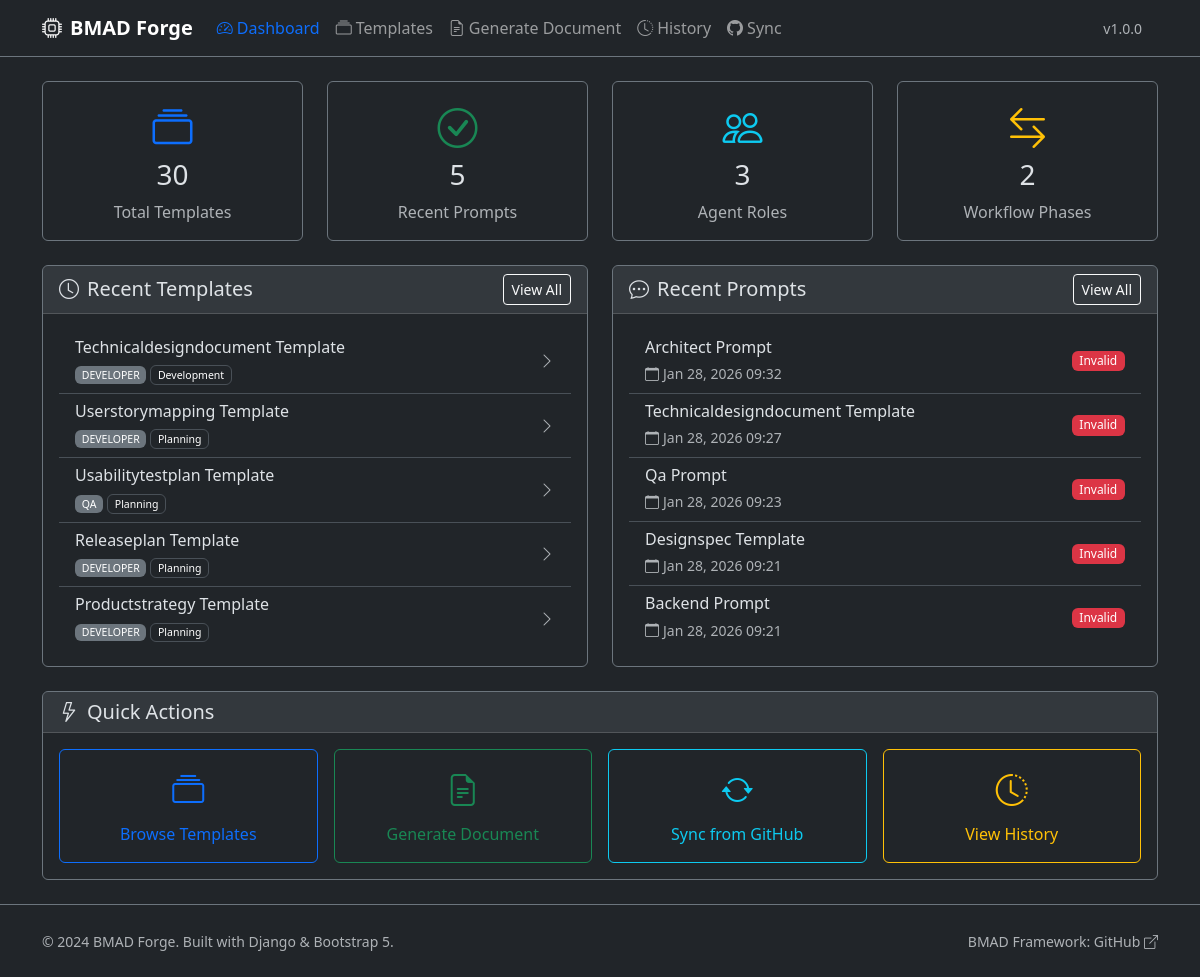
The page / on the database its author committed.
### forge/models.py (models this page shows, shortened)
class Template(models.Model):
    title = models.CharField(
        max_length=255,
        help_text="Template title"
    )
    content = models.TextField(
        help_text="Template content with {{VARIABLE_NAME}} or [VARIABLE_NAME] placeholders"
    )
    agent_role = models.CharField(
        max_length=50,
        choices=settings.BMAD_AGENT_ROLES,
        help_text="BMAD agent role associated with this template"
    )
    workflow_phase = models.CharField(
        max_length=50,
        choices=settings.BMAD_WORKFLOW_PHASES,
        help_text="BMAD workflow phase associated with this template"
    )
    remote_url = models.URLField(
        max_length=500,
        blank=True,
        null=True,
        help_text="Original remote URL where this template was synced from"
    )
    remote_path = models.CharField(
        max_length=500,
        blank=True,
        null=True,
        help_text="File path in the remote repository"
    )
    description = models.TextField(
        blank=True,
        null=True,
        help_text="Template description and usage instructions"
    )
    version = models.CharField(
        max_length=50,
        default='1.0.0',
        help_text="Template version"
    )
    variables = models.JSONField(
        default=list,
        blank=True,
        help_text="Detected variables in the template"
    )
    is_active = models.BooleanField(
        default=True,
        help_text="Whether this template is active and available for use"
    )
    last_updated = models.DateTimeField(
        auto_now=True,
        help_text="Last time this template was updated"
    )
    created_at = models.DateTimeField(
        auto_now_add=True,
        help_text="When this template was first created"
    )
    class Meta:
        ordering = ['agent_role', 'workflow_phase', 'title']
        indexes = [
            models.Index(fields=['agent_role', 'workflow_phase']),
            models.Index(fields=['is_active', 'created_at']),
        ]

class GeneratedPrompt(models.Model):
    template = models.ForeignKey(
        Template,
        on_delete=models.CASCADE,
        related_name='generated_prompts',
        help_text="The template used to generate this prompt"
    )
    input_data = models.JSONField(
        help_text="User input data used to generate the prompt"
    )
    final_output = models.TextField(
        help_text="The generated prompt output"
    )
    is_valid = models.BooleanField(
        default=False,
        help_text="Whether the generated prompt is BMAD-compliant"
    )
    validation_notes = models.JSONField(
        default=list,
        blank=True,
        help_text="Notes from BMAD validation checks"
    )
    missing_variables = models.JSONField(
        default=list,
        blank=True,
        help_text="List of variables that were not replaced"
    )
    created_at = models.DateTimeField(
        auto_now_add=True,
        help_text="When this prompt was generated"
    )
    class Meta:
        ordering = ['-created_at']
        indexes = [
            models.Index(fields=['template', 'created_at']),
            models.Index(fields=['is_valid', 'created_at']),
        ]

### forge/views.py (the view)
# urls.py: path('', views.DashboardView.as_view(), name='dashboard'),
class DashboardView(TemplateView):
    template_name = 'forge/dashboard.html'
    def get_context_data(self, **kwargs):
        context = super().get_context_data(**kwargs)
        context['total_templates'] = Template.objects.filter(is_active=True).count()
        context['templates_by_role'] = self._get_templates_by_role()
        context['templates_by_phase'] = self._get_templates_by_phase()
        context['recent_prompts'] = GeneratedPrompt.objects.select_related('template')[:5]
        context['recent_templates'] = Template.objects.filter(is_active=True).order_by('-created_at')[:5]
        return context
    def _get_templates_by_role(self):
        return dict(
            Template.objects.filter(is_active=True)
            .values('agent_role')
            .annotate(count=models.Count('id'))
            .values_list('agent_role', 'count')
        )
    def _get_templates_by_phase(self):
        return dict(
            Template.objects.filter(is_active=True)
            .values('workflow_phase')
            .annotate(count=models.Count('id'))
            .values_list('workflow_phase', 'count')
        )

### forge/templates/forge/dashboard.html (shortened to what this page needs)
{% extends 'forge/base.html' %}
{% block content %}
<div class="container">
    <div class="row g-4 mb-4">
        <div class="col-md-3">
            <div class="card bg-dark border-secondary h-100">
                <div class="card-body text-center">
                    <i class="bi bi-collection text-primary fs-1 mb-3"></i>
                    <h3 class="card-title">{{ total_templates|default:0 }}</h3>
                    <p class="card-text text-muted">Total Templates</p>
                </div>
            </div>
        </div>
        <div class="col-md-3">
            <div class="card bg-dark border-secondary h-100">
                <div class="card-body text-center">
                    <i class="bi bi-check-circle text-success fs-1 mb-3"></i>
                    <h3 class="card-title">{{ recent_prompts|length }}</h3>
                    <p class="card-text text-muted">Recent Prompts</p>
                </div>
            </div>
        </div>
        <div class="col-md-3">
            <div class="card bg-dark border-secondary h-100">
                <div class="card-body text-center">
                    <i class="bi bi-people text-info fs-1 mb-3"></i>
                    <h3 class="card-title">{{ templates_by_role|length|default:0 }}</h3>
                    <p class="card-text text-muted">Agent Roles</p>
                </div>
            </div>
        </div>
        <div class="col-md-3">
            <div class="card bg-dark border-secondary h-100">
                <div class="card-body text-center">
                    <i class="bi bi-arrow-left-right text-warning fs-1 mb-3"></i>
                    <h3 class="card-title">{{ templates_by_phase|length|default:0 }}</h3>
                    <p class="card-text text-muted">Workflow Phases</p>
                </div>
            </div>
        </div>
    </div>
    <div class="row g-4">
        <div class="col-lg-6">
            <div class="card bg-dark border-secondary">
                <div class="card-header bg-secondary bg-opacity-25 d-flex justify-content-between align-items-center">
                    <h5 class="mb-0"><i class="bi bi-clock me-2"></i>Recent Templates</h5>
                    <a href="{% url 'forge:template_list' %}" class="btn btn-sm btn-outline-light">View All</a>
                </div>
                <div class="card-body">
                    {% if recent_templates %}
                    <div class="list-group list-group-flush">
                        {% for template in recent_templates %}
                        <a href="{% url 'forge:template_detail' template.id %}"
                           class="list-group-item bg-dark list-group-item-action d-flex justify-content-between align-items-center">
                            <div>
                                <h6 class="mb-1">{{ template.title }}</h6>
                                <small class="text-muted">
                                    <span class="badge bg-secondary">{{ template.agent_role|upper }}</span>
                                    <span class="badge bg-dark border">{{ template.workflow_phase|title }}</span>
                                </small>
                            </div>
                            <i class="bi bi-chevron-right text-muted"></i>
                        </a>
                        {% endfor %}
                    </div>
                    {% endif %}
                </div>
            </div>
        </div>
        <div class="col-lg-6">
            <div class="card bg-dark border-secondary">
                <div class="card-header bg-secondary bg-opacity-25 d-flex justify-content-between align-items-center">
                    <h5 class="mb-0"><i class="bi bi-chat-dots me-2"></i>Recent Prompts</h5>
                    <a href="{% url 'forge:prompt_history' %}" class="btn btn-sm btn-outline-light">View All</a>
                </div>
                <div class="card-body">
                    {% if recent_prompts %}
                    <div class="list-group list-group-flush">
                        {% for prompt in recent_prompts %}
                        <a href="{% url 'forge:prompt_result' prompt.id %}"
                           class="list-group-item bg-dark list-group-item-action d-flex justify-content-between align-items-center">
                            <div>
                                <h6 class="mb-1">{{ prompt.template.title }}</h6>
                                <small class="text-muted">
                                    <i class="bi bi-calendar me-1"></i>{{ prompt.created_at|date:"M d, Y H:i" }}
                                </small>
                            </div>
                            {% if prompt.is_valid %}
                            <span class="badge bg-success">Valid</span>
                            {% else %}
                            <span class="badge bg-danger">Invalid</span>
                            {% endif %}
                        </a>
                        {% endfor %}
                    </div>
                    {% endif %}
                </div>
            </div>
        </div>
    </div>
    <div class="row mt-4">
        <div class="col-12">
            <div class="card bg-dark border-secondary">
                <div class="card-header bg-secondary bg-opacity-25">
                    <h5 class="mb-0"><i class="bi bi-lightning me-2"></i>Quick Actions</h5>
                </div>
                <div class="card-body">
                    <div class="row g-3">
                        <div class="col-md-3">
                            <a href="{% url 'forge:template_list' %}" class="btn btn-outline-primary w-100 py-3">
                                <i class="bi bi-collection fs-2 d-block mb-2"></i>
                                Browse Templates
                            </a>
                        </div>
                        <div class="col-md-3">
                            <a href="{% url 'forge:generate_document_select' %}" class="btn btn-outline-success w-100 py-3">
                                <i class="bi bi-file-earmark-text fs-2 d-block mb-2"></i>
                                Generate Document
                            </a>
                        </div>
                        <div class="col-md-3">
                            <a href="{% url 'forge:github_sync' %}" class="btn btn-outline-info w-100 py-3">
                                <i class="bi bi-arrow-repeat fs-2 d-block mb-2"></i>
                                Sync from GitHub
                            </a>
                        </div>
                        <div class="col-md-3">
                            <a href="{% url 'forge:prompt_history' %}" class="btn btn-outline-warning w-100 py-3">
                                <i class="bi bi-clock-history fs-2 d-block mb-2"></i>
                                View History
                            </a>
                        </div>
                    </div>
                </div>
            </div>
        </div>
    </div>
</div>
{% endblock content %}

### forge/templates/forge/base.html (shortened to what this page needs)
{% load static %}
<!DOCTYPE html>
<html lang="en" data-bs-theme="dark">
<head>
    <link href="https://cdn.jsdelivr.net/npm/bootstrap@5.3.2/dist/css/bootstrap.min.css" rel="stylesheet">
    <link href="https://cdn.jsdelivr.net/npm/bootstrap-icons@1.11.1/font/bootstrap-icons.css" rel="stylesheet">
    <link href="{% static 'css/styles.css' %}" rel="stylesheet">
</head>
<body class="bg-dark text-light">
    <nav class="navbar navbar-expand-lg navbar-dark bg-dark border-bottom border-secondary">
        <div class="container">
            <a class="navbar-brand fw-bold" href="{% url 'forge:dashboard' %}">
                <i class="bi bi-cpu me-2"></i>BMAD Forge
            </a>
            <div class="collapse navbar-collapse" id="navbarNav">
                <ul class="navbar-nav me-auto">
                    <li class="nav-item">
                        <a class="nav-link {% if request.resolver_match.url_name == 'dashboard' %}active{% endif %}"
                           href="{% url 'forge:dashboard' %}">
                            <i class="bi bi-speedometer2 me-1"></i>Dashboard
                        </a>
                    </li>
                    <li class="nav-item">
                        <a class="nav-link {% if request.resolver_match.url_name == 'template_list' %}active{% endif %}"
                           href="{% url 'forge:template_list' %}">
                            <i class="bi bi-collection me-1"></i>Templates
                        </a>
                    </li>
                    <li class="nav-item">
                        <a class="nav-link {% if request.resolver_match.url_name == 'generate_document_select' or request.resolver_match.url_name == 'generate_document_wizard' %}active{% endif %}"
                           href="{% url 'forge:generate_document_select' %}">
                            <i class="bi bi-file-earmark-text me-1"></i>Generate Document
                        </a>
                    </li>
                    <li class="nav-item">
                        <a class="nav-link {% if request.resolver_match.url_name == 'prompt_history' %}active{% endif %}"
                           href="{% url 'forge:prompt_history' %}">
                            <i class="bi bi-clock-history me-1"></i>History
                        </a>
                    </li>
                    <li class="nav-item">
                        <a class="nav-link {% if request.resolver_match.url_name == 'github_sync' %}active{% endif %}"
                           href="{% url 'forge:github_sync' %}">
                            <i class="bi bi-github me-1"></i>Sync
                        </a>
                    </li>
                </ul>
                <div class="d-flex">
                    <span class="navbar-text text-muted me-3">
                        <small>v{{ APP_VERSION|default:"1.0.0" }}</small>
                    </span>
                </div>
            </div>
        </div>
    </nav>
    <main class="container-fluid py-4">
        {% block content %}{% endblock content %}
    </main>
    <footer class="bg-dark border-top border-secondary py-4 mt-auto">
        <div class="container">
            <div class="row">
                <div class="col-md-6 text-muted">
                    <small>&copy; 2024 BMAD Forge. Built with Django & Bootstrap 5.</small>
                </div>
                <div class="col-md-6 text-md-end">
                    <small class="text-muted">BMAD Framework:
                        <a href="https://github.com/bmadcode/BMAD-METHOD-v5" target="_blank" class="text-muted">
                            GitHub <i class="bi bi-box-arrow-up-right"></i>
                        </a>
                    </small>
                </div>
            </div>
        </div>
    </footer>
</body>
</html>

### forge/static/css/styles.css (style rules this page uses)
.badge { font-weight: 500; }
.btn { transition: all 0.2s ease; }
.navbar-brand { font-weight: 700; color: #fff; }
.nav-link { font-weight: 500; }
.nav-link.active { color: #0d6efd !important; }
a { color: #0d6efd; text-decoration: none; }
footer { margin-top: auto; }
.list-group-item { background-color: #212529; border-color: #495057; transition: background-color 0.2s ease; }

### rows shown on the page
Template: title "Technicaldesigndocument Template", agent_role "DEVELOPER", workflow_phase "Development"
Template: title "Userstorymapping Template", agent_role "DEVELOPER", workflow_phase "Planning"
Template: title "Usabilitytestplan Template", agent_role "QA", workflow_phase "Planning"
Template: title "Releaseplan Template", agent_role "DEVELOPER", workflow_phase "Planning"
Template: title "Productstrategy Template", agent_role "DEVELOPER", workflow_phase "Planning"
GeneratedPrompt: template "Architect Prompt", created_at "Jan 28, 2026 09:32", is_valid "Invalid"
GeneratedPrompt: template "Technicaldesigndocument Template", created_at "Jan 28, 2026 09:27", is_valid "Invalid"
GeneratedPrompt: template "Qa Prompt", created_at "Jan 28, 2026 09:23", is_valid "Invalid"
GeneratedPrompt: template "Designspec Template", created_at "Jan 28, 2026 09:21", is_valid "Invalid"
GeneratedPrompt: template "Backend Prompt", created_at "Jan 28, 2026 09:21", is_valid "Invalid"

### other values the page prints
{{ APP_VERSION|default:"1.0.0" }} "1.0.0"
{{ total_templates|default:0 }} "30"
{{ recent_prompts|length }} "5"
{{ templates_by_role|length|default:0 }} "3"
{{ templates_by_phase|length|default:0 }} "2"
